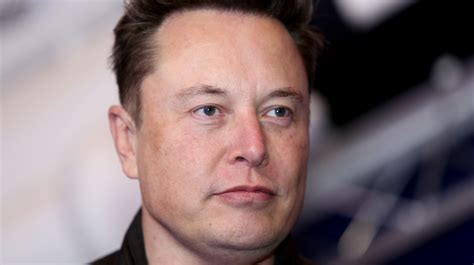
#> input picture test_images/th-11365710.jpeg, 474 x 265 px
$ jupyter execute --allow-errors Entrepreneur_Image_Classification.ipynb   (shell and % lines are left out)
#> lines starting #> are read from the running program, lines starting #| are printed output that depends on the picture; after the words box and inside, x2 and y2 are one past the last pixel; in counts of white or black regions, pixels touching at a corner belong together
[cell 1]
import numpy as np
import cv2
import matplotlib
from matplotlib import pyplot as plt

[cell 2]
img = cv2.imread('./test_images/th-11365710.jpeg')
#> img is the input picture: shape (265, 474, 3); mean B, G, R 113.8, 111.5, 130.3
img.shape
#> Out = (265, 474, 3)

[cell 3]
plt.imshow(img)

[cell 4]
gray = cv2.cvtColor(img,cv2.COLOR_BGR2GRAY)
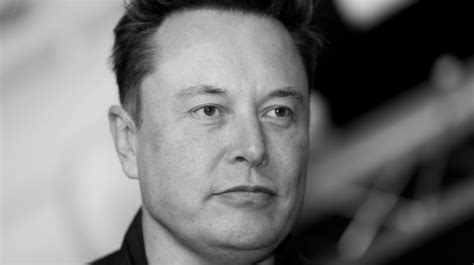
#> gray: shape (265, 474); min 0, max 222, mean 117.4
gray.shape
#> Out = (265, 474)

[cell 5]
gray

[cell 6]
plt.imshow(gray,cmap='gray')

[cell 7]
face_cascade =cv2.CascadeClassifier('./opencv/haarcascades/haarcascade_frontalface_default.xml')
eye_cascade = cv2.CascadeClassifier('./opencv/haarcascades/haarcascade_eye.xml')
faces = face_cascade.detectMultiScale(gray,1.3,5)
#> faces = [[139, 34, 199, 199]]
faces
#> Out = [[139, 34, 199, 199]]

[cell 8]
(x,y,w,h)=faces[0]
#> x = 139; y = 34; w = 199; h = 199
x,y,w,h
#> Out = (139, 34, 199, 199)

[cell 9]
face_img = cv2.rectangle(img,(x,y),(x+w,y+h),(255,0,0),2)
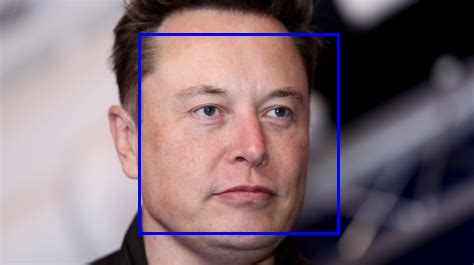
#> face_img: shape (265, 474, 3); mean B, G, R 117.1, 110, 128.3
plt.imshow(face_img)

[cell 10]
cv2.destroyAllWindows()
for (x,y,w,h) in faces:
    face_img = cv2.rectangle(img,(x,y),(x+w,y+h),(255,0,0),2)
    roi_gray = gray[y:y+h,x:x+w]
    roi_color = face_img[y:y+h,x:x+w]
    eyes = eye_cascade.detectMultiScale(roi_gray)
    for (ex,ey,ew,eh) in eyes:
        cv2.rectangle(roi_color,(ex,ey),(ex+ew,ey+eh),(0,255,0),2)
#> this loop made 1 pass
#> (x, y, w, h, eyes) on pass 1: (139, 34, 199, 199, [[46, 54, 47, 47], [117, 56, 44, 44]])
#> pass 1, `roi_gray = gray[y:y+h,x:x+w]`:
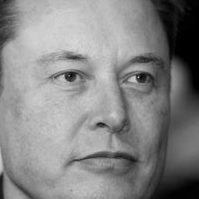
#> roi_gray: shape (199, 199); min 0, max 221, mean 133.4
#> pass 1, `roi_color = face_img[y:y+h,x:x+w]`:
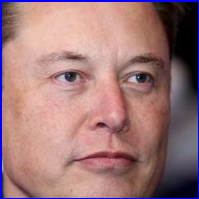
#> roi_color: shape (199, 199, 3); mean B, G, R 121.1, 119.7, 158.3
#> after the loop:
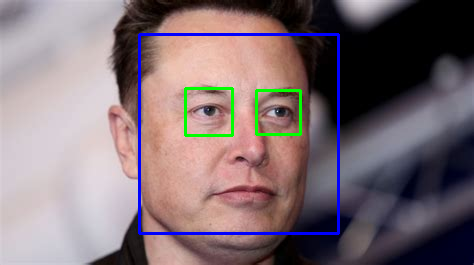
#> img: shape (265, 474, 3); 0.86% of pixels changed, all inside (x1, y1, x2, y2) = (184, 87, 302, 137)
#> after the loop:
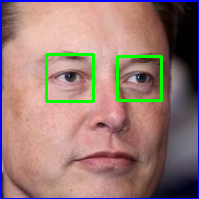
#> roi_color: shape (199, 199, 3); 2.74% of pixels changed, all inside (x1, y1, x2, y2) = (45, 53, 163, 103)
plt.figure()
plt.imshow(face_img,cmap='gray')
plt.show()

[cell 11]
plt.imshow(roi_color,cmap='gray')

[cell 12]
def get_cropped_image_if_2_eyes(image_path):
#> called with image_path = './test_images/th-11365710.jpeg'
    img = cv2.imread(image_path)
    gray = cv2.cvtColor(img,cv2.COLOR_BGR2GRAY)
    faces = face_cascade.detectMultiScale(gray,1.3,5)
#> faces = [[139, 34, 199, 199]]
    for (x,y,w,h) in faces:
        roi_gray = gray[y:y+h,x:x+w]
        roi_color = img[y:y+h,x:x+w]
        eyes = eye_cascade.detectMultiScale(roi_gray)
        if len(eyes) >=2:
            return roi_color
#> this loop made 1 pass
#> pass 1, in get_cropped_image_if_2_eyes, `roi_color = img[y:y+h,x:x+w]`:
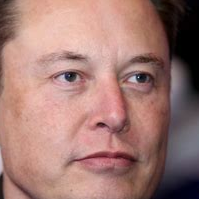
#> roi_color: shape (199, 199, 3); mean B, G, R 116, 122.4, 161.8

[cell 13]
original_image = cv2.imread('./test_images/th-11365710.jpeg')
plt.imshow(original_image)

[cell 14]
cropped_image = get_cropped_image_if_2_eyes('./test_images/th-11365710.jpeg')
plt.imshow(cropped_image)

[cell 15]
path_to_data = "./dataset/"
path_to_cr_data ="./dataset/cropped/"

[cell 16]
import os
img_dirs = []
#> (the rest of this cell did not finish here and is left out)

[cell 17]
img_dirs

[cell 18]
import shutil
if os.path.exists(path_to_cr_data):
    shutil.rmtree(path_to_cr_data)
os.mkdir(path_to_cr_data)

[cell 19]
cropped_image_dirs = []
celebrity_file_names_dict = {}

for img_dir in img_dirs:
    count = 1
    celebrity_name = img_dir.split('/')[-1]
    print(celebrity_name)
    celebrity_file_names_dict[celebrity_name] = []

    for entry in os.scandir(img_dir):
        roi_color = get_cropped_image_if_2_eyes(entry.path)
        if roi_color is not None:
            cropped_folder = path_to_cr_data + celebrity_name
            if not os.path.exists(cropped_folder):
                os.mkdir(cropped_folder)
                cropped_image_dirs.append(cropped_folder)
                print('Generating cropped images in folder :',cropped_folder)

            cropped_file_name = celebrity_name + str(count) + ".jpeg"
            cropped_file_path = cropped_folder + "/" + cropped_file_name

            cv2.imwrite(cropped_file_path,roi_color)
            celebrity_file_names_dict[celebrity_name].append(cropped_file_path)
            count += 1

[cell 20]
import numpy as np
import pywt
import cv2

def w2d(img, mode='haar', level=1):
#> called with mode = 'db1', level = 5
    imArray = img
    #Datatype conversions
    #convert to grayscale
    imArray = cv2.cvtColor( imArray,cv2.COLOR_RGB2GRAY )
    #convert to float
    imArray =  np.float32(imArray)
    imArray /= 255;
    # compute coefficients
    coeffs=pywt.wavedec2(imArray, mode, level=level)
#> coeffs = 6 items

    #Process Coefficients
    coeffs_H=list(coeffs)
#> coeffs_H = 6 items
    coeffs_H[0] *= 0;

    # reconstruction
    imArray_H=pywt.waverec2(coeffs_H, mode);
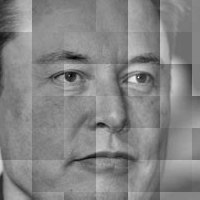
#> imArray_H: shape (200, 200) float32; min -0.529, max 0.485, mean 6.68e-10; drawn with min black and max white
    imArray_H *= 255;
    imArray_H =  np.uint8(imArray_H)
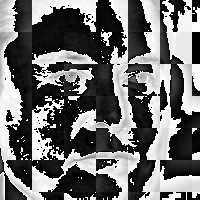
#> imArray_H: shape (200, 200); min 0, max 255, mean 108.6

    return imArray_H

[cell 21]
im_har = w2d(cropped_image,'db1',5)
plt.imshow(im_har, cmap='gray')

[cell 22]
celebrity_file_names_dict

[cell 23]
class_dict = {}
count = 0
for celebrity_name in celebrity_file_names_dict.keys():
    class_dict[celebrity_name] = count
    count = count + 1

class_dict

$ run again, with test_images/th-218192570.jpeg copied over test_images/th-11365710.jpeg
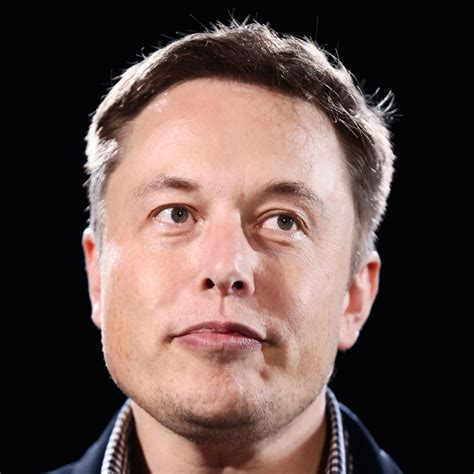
#> input picture test_images/th-218192570.jpeg, 474 x 474 px
#> img is the input picture: shape (474, 474, 3); mean B, G, R 73.1, 76.7, 96.3
#> `faces = face_cascade.detectMultiScale(gray,1.3,5)`: faces = [[65, 82, 320, 320]]
#> `(x,y,w,h)=faces[0]`: x = 65; y = 82; w = 320
#> `x,y,w,h`: Out = (65, 82, 320, 320)
#> the loop `for (x,y,w,h) in faces:` made 1 pass
#> after the loop `for (x,y,w,h) in faces:`:
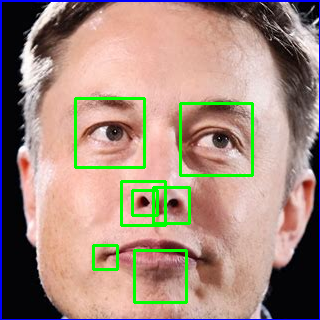
#> roi_color: shape (320, 320, 3); mean B, G, R 126.5, 139.5, 164.4
#> in get_cropped_image_if_2_eyes, `faces = face_cascade.detectMultiScale(gray,1.3,5)`: faces = [[65, 82, 320, 320]]
#> the loop in get_cropped_image_if_2_eyes, `for (x,y,w,h) in faces:` made 1 pass
#> coeffs = 6 items
#> in w2d, `imArray_H =  np.uint8(imArray_H)`:
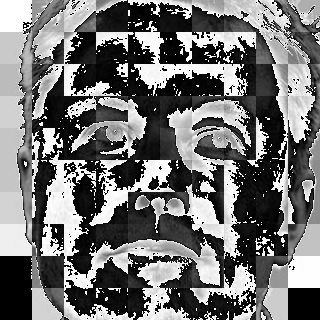
#> imArray_H: shape (320, 320); min 0, max 255, mean 114.3
